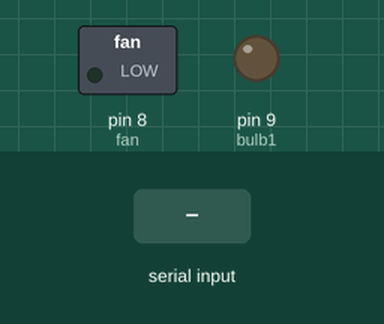
Bench run of a sketch on a simulated Arduino Uno, built with avr-gcc and run on an emulated ATmega328P. On the bench: switched loads named in the sketch (green lamp = pin HIGH), output pins drawn as LEDs (lit = HIGH). The test bench sets the inputs (shaded band).

Above: at 1.2 s.
1.3 s: "a" received over Serial
At 2.3 s:
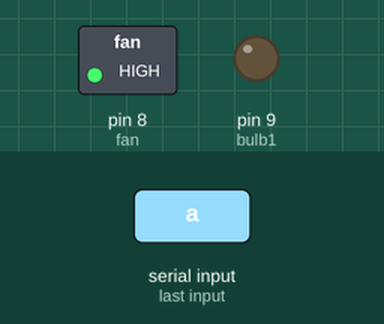
2.8 s: "b" received over Serial
At 3.4 s:
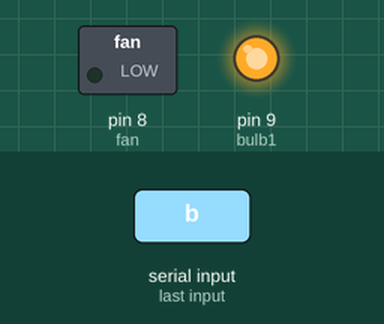
4.3 s: "c" received over Serial
At 5.5 s:
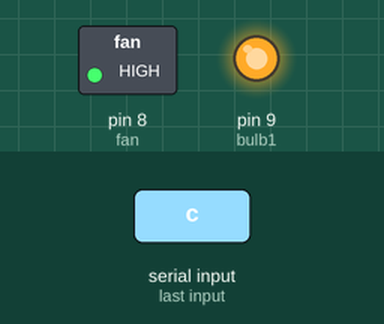
5.8 s: "d" received over Serial
At 6.9 s:
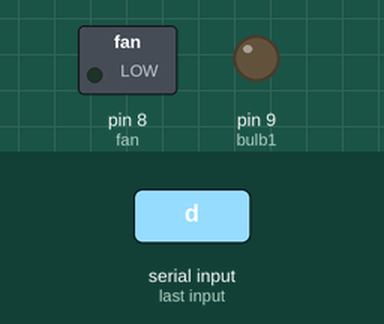
Timing chart, 0 to 8.3 s (numbered marks = the images above; inputs shaded):
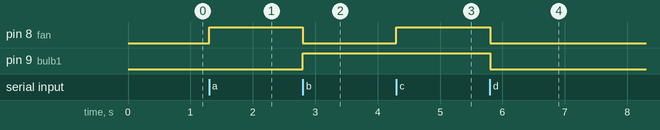

Measured:
- after the input at 1.3 s, pin 8 (fan): LOW → HIGH at once
- after the input at 2.8 s, pin 8 (fan): HIGH → LOW at once; pin 9 (bulb1): LOW → HIGH at once
- after the input at 4.3 s, pin 8 (fan): LOW → HIGH at once
- after the input at 5.8 s, pin 8 (fan), pin 9 (bulb1): HIGH → LOW at once

The sketch:

receiver.ino
```cpp
int fan=8, bulb1=9;
char data;

void setup() {
  Serial.begin(9600);
  pinMode(fan,OUTPUT);
  pinMode(bulb1,OUTPUT);
}

void loop() {
  data=Serial.read();
  if(data=='a')
  {
    digitalWrite(fan,HIGH);
    digitalWrite(bulb1,LOW);
    delay(10);
  }
  if(data=='b')
  {
    digitalWrite(fan,LOW);
    digitalWrite(bulb1,HIGH);
    delay(10);
  }
  if(data=='c')
  {
    digitalWrite(fan,HIGH);
    digitalWrite(bulb1,HIGH);
    delay(10);
  }
  if(data=='d')
  {
    digitalWrite(fan,LOW);
    digitalWrite(bulb1,LOW);
    delay(10);
  }
}
```
